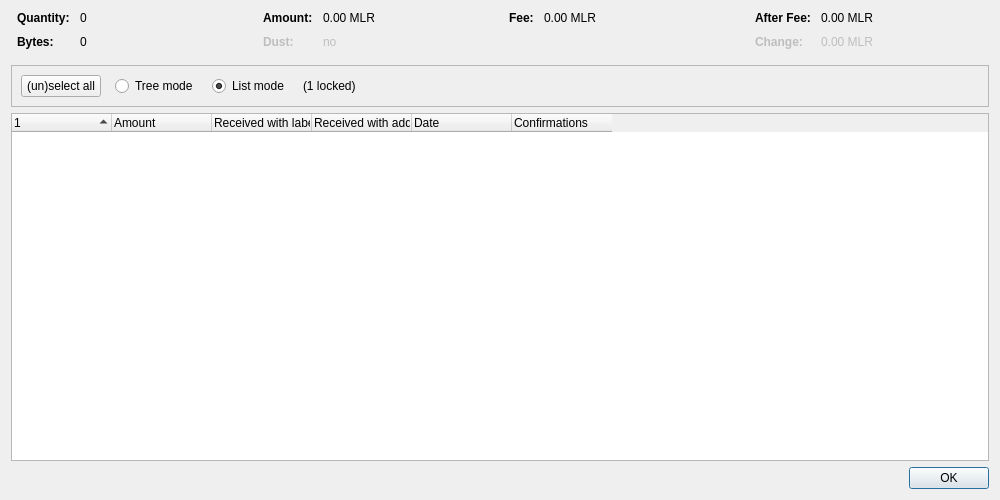
<?xml version="1.0" encoding="UTF-8"?>
<ui version="4.0">
 <class>CoinControlDialog</class>
 <widget class="QDialog" name="CoinControlDialog">
  <property name="geometry">
   <rect>
    <x>0</x>
    <y>0</y>
    <width>1000</width>
    <height>500</height>
   </rect>
  </property>
  <property name="windowTitle">
   <string>Coin Selection</string>
  </property>
  <layout class="QVBoxLayout" name="verticalLayout">
   <item>
    <layout class="QHBoxLayout" name="horizontalLayoutTop" stretch="0,0,0,0">
     <property name="topMargin">
      <number>0</number>
     </property>
     <property name="bottomMargin">
      <number>10</number>
     </property>
     <item>
      <layout class="QFormLayout" name="formLayoutCoinControl1">
       <property name="horizontalSpacing">
        <number>10</number>
       </property>
       <property name="verticalSpacing">
        <number>10</number>
       </property>
       <property name="leftMargin">
        <number>6</number>
       </property>
       <property name="rightMargin">
        <number>6</number>
       </property>
       <item row="0" column="0">
        <widget class="QLabel" name="labelCoinControlQuantityText">
         <property name="font">
          <font>
           <weight>75</weight>
           <bold>true</bold>
          </font>
         </property>
         <property name="text">
          <string>Quantity:</string>
         </property>
        </widget>
       </item>
       <item row="0" column="1">
        <widget class="QLabel" name="labelCoinControlQuantity">
         <property name="cursor">
          <cursorShape>IBeamCursor</cursorShape>
         </property>
         <property name="contextMenuPolicy">
          <enum>Qt::ActionsContextMenu</enum>
         </property>
         <property name="text">
          <string notr="true">0</string>
         </property>
         <property name="textInteractionFlags">
          <set>Qt::LinksAccessibleByMouse|Qt::TextSelectableByKeyboard|Qt::TextSelectableByMouse</set>
         </property>
        </widget>
       </item>
       <item row="1" column="0">
        <widget class="QLabel" name="labelCoinControlBytesText">
         <property name="font">
          <font>
           <weight>75</weight>
           <bold>true</bold>
          </font>
         </property>
         <property name="text">
          <string>Bytes:</string>
         </property>
        </widget>
       </item>
       <item row="1" column="1">
        <widget class="QLabel" name="labelCoinControlBytes">
         <property name="cursor">
          <cursorShape>IBeamCursor</cursorShape>
         </property>
         <property name="contextMenuPolicy">
          <enum>Qt::ActionsContextMenu</enum>
         </property>
         <property name="text">
          <string notr="true">0</string>
         </property>
         <property name="textInteractionFlags">
          <set>Qt::LinksAccessibleByMouse|Qt::TextSelectableByKeyboard|Qt::TextSelectableByMouse</set>
         </property>
        </widget>
       </item>
      </layout>
     </item>
     <item>
      <layout class="QFormLayout" name="formLayoutCoinControl2">
       <property name="horizontalSpacing">
        <number>10</number>
       </property>
       <property name="verticalSpacing">
        <number>10</number>
       </property>
       <property name="leftMargin">
        <number>6</number>
       </property>
       <property name="rightMargin">
        <number>6</number>
       </property>
       <item row="0" column="0">
        <widget class="QLabel" name="labelCoinControlAmountText">
         <property name="font">
          <font>
           <weight>75</weight>
           <bold>true</bold>
          </font>
         </property>
         <property name="text">
          <string>Amount:</string>
         </property>
        </widget>
       </item>
       <item row="0" column="1">
        <widget class="QLabel" name="labelCoinControlAmount">
         <property name="cursor">
          <cursorShape>IBeamCursor</cursorShape>
         </property>
         <property name="contextMenuPolicy">
          <enum>Qt::ActionsContextMenu</enum>
         </property>
         <property name="text">
          <string notr="true">0.00 MLR</string>
         </property>
         <property name="textInteractionFlags">
          <set>Qt::LinksAccessibleByMouse|Qt::TextSelectableByKeyboard|Qt::TextSelectableByMouse</set>
         </property>
        </widget>
       </item>
       <item row="1" column="0">
        <widget class="QLabel" name="labelCoinControlLowOutputText">
         <property name="enabled">
          <bool>false</bool>
         </property>
         <property name="font">
          <font>
           <weight>75</weight>
           <bold>true</bold>
          </font>
         </property>
         <property name="text">
          <string>Dust:</string>
         </property>
        </widget>
       </item>
       <item row="1" column="1">
        <widget class="QLabel" name="labelCoinControlLowOutput">
         <property name="enabled">
          <bool>false</bool>
         </property>
         <property name="cursor">
          <cursorShape>IBeamCursor</cursorShape>
         </property>
         <property name="contextMenuPolicy">
          <enum>Qt::ActionsContextMenu</enum>
         </property>
         <property name="text">
          <string notr="true">no</string>
         </property>
         <property name="textInteractionFlags">
          <set>Qt::LinksAccessibleByMouse|Qt::TextSelectableByKeyboard|Qt::TextSelectableByMouse</set>
         </property>
        </widget>
       </item>
      </layout>
     </item>
     <item>
      <layout class="QFormLayout" name="formLayoutCoinControl3">
       <property name="horizontalSpacing">
        <number>10</number>
       </property>
       <property name="verticalSpacing">
        <number>10</number>
       </property>
       <property name="leftMargin">
        <number>6</number>
       </property>
       <property name="rightMargin">
        <number>6</number>
       </property>
       <item row="0" column="0">
        <widget class="QLabel" name="labelCoinControlFeeText">
         <property name="font">
          <font>
           <weight>75</weight>
           <bold>true</bold>
          </font>
         </property>
         <property name="text">
          <string>Fee:</string>
         </property>
        </widget>
       </item>
       <item row="0" column="1">
        <widget class="QLabel" name="labelCoinControlFee">
         <property name="cursor">
          <cursorShape>IBeamCursor</cursorShape>
         </property>
         <property name="contextMenuPolicy">
          <enum>Qt::ActionsContextMenu</enum>
         </property>
         <property name="text">
          <string notr="true">0.00 MLR</string>
         </property>
         <property name="textInteractionFlags">
          <set>Qt::LinksAccessibleByMouse|Qt::TextSelectableByKeyboard|Qt::TextSelectableByMouse</set>
         </property>
        </widget>
       </item>
      </layout>
     </item>
     <item>
      <layout class="QFormLayout" name="formLayoutCoinControl4">
       <property name="horizontalSpacing">
        <number>10</number>
       </property>
       <property name="verticalSpacing">
        <number>10</number>
       </property>
       <property name="leftMargin">
        <number>6</number>
       </property>
       <property name="rightMargin">
        <number>6</number>
       </property>
       <item row="0" column="0">
        <widget class="QLabel" name="labelCoinControlAfterFeeText">
         <property name="font">
          <font>
           <weight>75</weight>
           <bold>true</bold>
          </font>
         </property>
         <property name="text">
          <string>After Fee:</string>
         </property>
        </widget>
       </item>
       <item row="0" column="1">
        <widget class="QLabel" name="labelCoinControlAfterFee">
         <property name="cursor">
          <cursorShape>IBeamCursor</cursorShape>
         </property>
         <property name="contextMenuPolicy">
          <enum>Qt::ActionsContextMenu</enum>
         </property>
         <property name="text">
          <string notr="true">0.00 MLR</string>
         </property>
         <property name="textInteractionFlags">
          <set>Qt::LinksAccessibleByMouse|Qt::TextSelectableByKeyboard|Qt::TextSelectableByMouse</set>
         </property>
        </widget>
       </item>
       <item row="1" column="0">
        <widget class="QLabel" name="labelCoinControlChangeText">
         <property name="enabled">
          <bool>false</bool>
         </property>
         <property name="font">
          <font>
           <weight>75</weight>
           <bold>true</bold>
          </font>
         </property>
         <property name="text">
          <string>Change:</string>
         </property>
        </widget>
       </item>
       <item row="1" column="1">
        <widget class="QLabel" name="labelCoinControlChange">
         <property name="enabled">
          <bool>false</bool>
         </property>
         <property name="cursor">
          <cursorShape>IBeamCursor</cursorShape>
         </property>
         <property name="contextMenuPolicy">
          <enum>Qt::ActionsContextMenu</enum>
         </property>
         <property name="text">
          <string notr="true">0.00 MLR</string>
         </property>
         <property name="textInteractionFlags">
          <set>Qt::LinksAccessibleByMouse|Qt::TextSelectableByKeyboard|Qt::TextSelectableByMouse</set>
         </property>
        </widget>
       </item>
      </layout>
     </item>
    </layout>
   </item>
   <item>
    <widget class="QFrame" name="frame">
     <property name="minimumSize">
      <size>
       <width>0</width>
       <height>40</height>
      </size>
     </property>
     <property name="frameShape">
      <enum>QFrame::StyledPanel</enum>
     </property>
     <property name="frameShadow">
      <enum>QFrame::Sunken</enum>
     </property>
     <layout class="QHBoxLayout" name="horizontalLayout">
      <item>
       <layout class="QHBoxLayout" name="horizontalLayoutPanel" stretch="0,0,0,0,0">
        <property name="spacing">
         <number>14</number>
        </property>
        <item>
         <widget class="QPushButton" name="pushButtonSelectAll">
          <property name="sizePolicy">
           <sizepolicy hsizetype="Maximum" vsizetype="Fixed">
            <horstretch>0</horstretch>
            <verstretch>0</verstretch>
           </sizepolicy>
          </property>
          <property name="text">
           <string>(un)select all</string>
          </property>
          <property name="autoDefault">
           <bool>false</bool>
          </property>
         </widget>
        </item>
        <item>
         <widget class="QRadioButton" name="radioTreeMode">
          <property name="sizePolicy">
           <sizepolicy hsizetype="Maximum" vsizetype="Fixed">
            <horstretch>0</horstretch>
            <verstretch>0</verstretch>
           </sizepolicy>
          </property>
          <property name="text">
           <string>Tree mode</string>
          </property>
         </widget>
        </item>
        <item>
         <widget class="QRadioButton" name="radioListMode">
          <property name="sizePolicy">
           <sizepolicy hsizetype="Maximum" vsizetype="Fixed">
            <horstretch>0</horstretch>
            <verstretch>0</verstretch>
           </sizepolicy>
          </property>
          <property name="text">
           <string>List mode</string>
          </property>
          <property name="checked">
           <bool>true</bool>
          </property>
         </widget>
        </item>
        <item>
         <widget class="QLabel" name="labelLocked">
          <property name="text">
           <string notr="true">(1 locked)</string>
          </property>
         </widget>
        </item>
        <item>
         <spacer name="horizontalSpacer">
          <property name="orientation">
           <enum>Qt::Horizontal</enum>
          </property>
          <property name="sizeHint" stdset="0">
           <size>
            <width>40</width>
            <height>20</height>
           </size>
          </property>
         </spacer>
        </item>
       </layout>
      </item>
     </layout>
    </widget>
   </item>
   <item>
    <widget class="CoinControlTreeWidget" name="treeWidget">
     <property name="contextMenuPolicy">
      <enum>Qt::CustomContextMenu</enum>
     </property>
     <property name="sortingEnabled">
      <bool>false</bool>
     </property>
     <property name="columnCount">
      <number>6</number>
     </property>
     <attribute name="headerShowSortIndicator" stdset="0">
      <bool>true</bool>
     </attribute>
     <attribute name="headerStretchLastSection">
      <bool>false</bool>
     </attribute>
     <column>
      <property name="text">
       <string/>
      </property>
     </column>
     <column>
      <property name="text">
       <string>Amount</string>
      </property>
     </column>
     <column>
      <property name="text">
       <string>Received with label</string>
      </property>
     </column>
     <column>
      <property name="text">
       <string>Received with address</string>
      </property>
     </column>
     <column>
      <property name="text">
       <string>Date</string>
      </property>
     </column>
     <column>
      <property name="text">
       <string>Confirmations</string>
      </property>
      <property name="toolTip">
       <string>Confirmed</string>
      </property>
     </column>
     <column>
      <property name="text">
       <string/>
      </property>
     </column>
     <column>
      <property name="text">
       <string/>
      </property>
     </column>
     <column>
      <property name="text">
       <string/>
      </property>
     </column>
     <column>
      <property name="text">
       <string/>
      </property>
     </column>
    </widget>
   </item>
   <item>
    <widget class="QDialogButtonBox" name="buttonBox">
     <property name="orientation">
      <enum>Qt::Horizontal</enum>
     </property>
     <property name="standardButtons">
      <set>QDialogButtonBox::Ok</set>
     </property>
    </widget>
   </item>
  </layout>
 </widget>
 <customwidgets>
  <customwidget>
   <class>CoinControlTreeWidget</class>
   <extends>QTreeWidget</extends>
   <header>qt/coincontroltreewidget.h</header>
  </customwidget>
 </customwidgets>
 <resources/>
 <connections/>
</ui>
